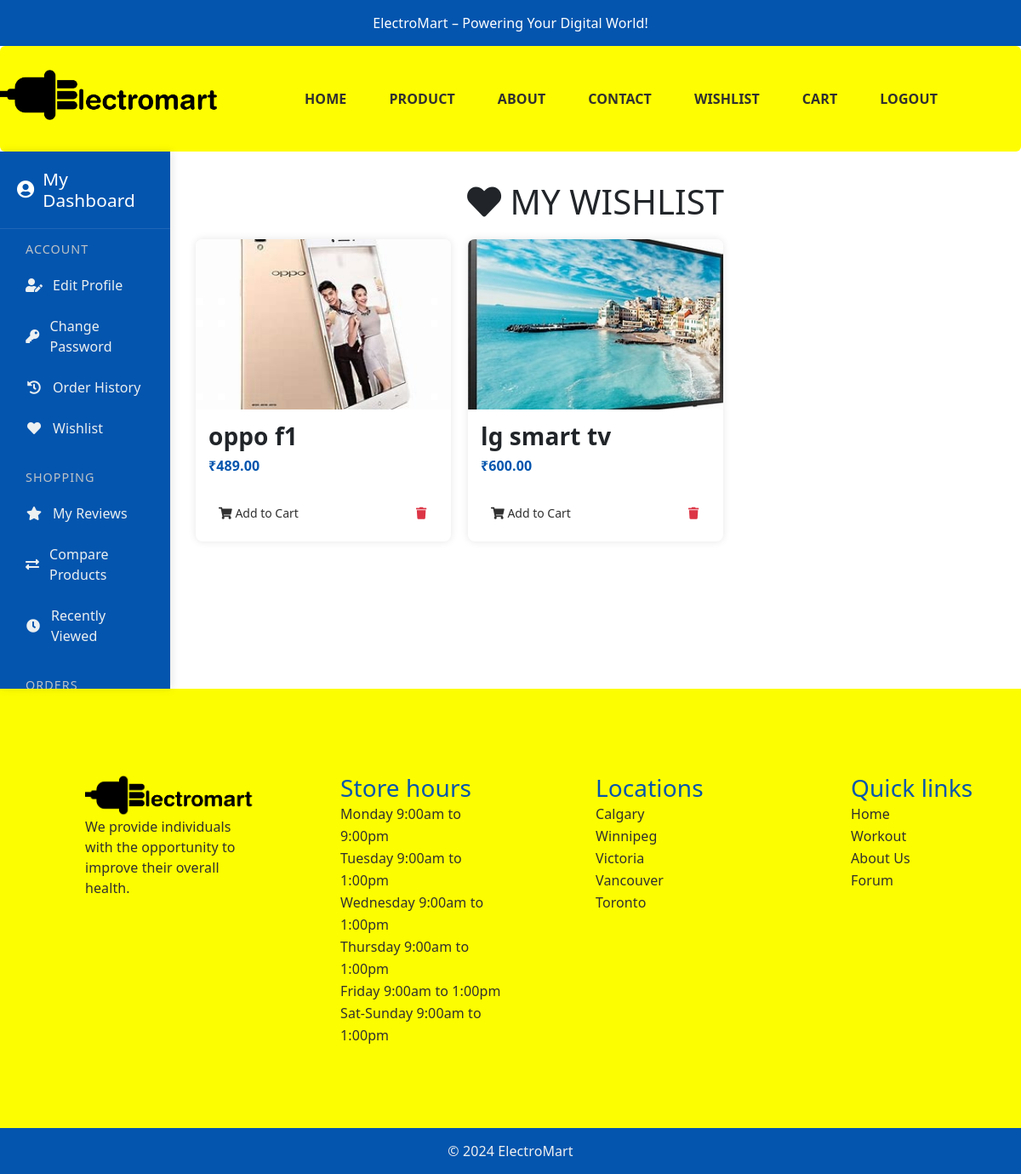
The page /customer/wishlist.php (signed in) on the database its author committed.
### tables this page shows
CREATE TABLE `wiselist` (
  `wlid` int(11) NOT NULL,
  `productid` int(11) NOT NULL,
  `customerid` int(11) NOT NULL,
  `created_at` timestamp NOT NULL DEFAULT current_timestamp() ON UPDATE current_timestamp()
);

CREATE TABLE `products` (
  `id` int(11) NOT NULL,
  `vendor_id` int(11) NOT NULL,
  `name` varchar(255) NOT NULL,
  `description` text DEFAULT NULL,
  `Features` varchar(255) NOT NULL,
  `price` decimal(10,2) NOT NULL,
  `category` int(11) DEFAULT NULL,
  `stock` int(11) DEFAULT 0,
  `image` varchar(255) DEFAULT NULL,
  `created_at` timestamp NOT NULL DEFAULT current_timestamp()
);

### customer/wishlist.php (the view, shortened to what this page needs)
<?php
include '../config/db.php';
$user_id = $_SESSION['user_id'] ?? 0;
$wishlist_items = [];
$stmt = $conn->prepare("SELECT p.*, w.* FROM wiselist w JOIN products p ON w.productid = p.id WHERE w.customerid = ?");
$stmt->bind_param("i", $user_id);
$stmt->execute();
$result = $stmt->get_result();
while ($row = $result->fetch_assoc()) {
    $wishlist_items[] = $row;
}
?>
<!DOCTYPE html>
<html lang="en">
<head>
    <link rel="stylesheet" href="public/css/stylesheet.css">
    <link rel="stylesheet" href="https://cdnjs.cloudflare.com/ajax/libs/font-awesome/5.15.4/css/all.min.css">
</head>
<body>
<?php include 'header.php'; ?>
<div class="profile-container">
    <?php include 'dashboard-sidebar.php'; ?>
    <main class="profile-main-content">
        <h1><i class="fas fa-heart"></i> My Wishlist</h1>
        <div class="wishlist-container">
            <?php if (count($wishlist_items) > 0): ?>
                <?php foreach ($wishlist_items as $item): ?>
                    <div class="wishlist-item">
                        <img src="../images/<?php echo $item['image']; ?>" alt="<?php echo $item['name']; ?>" class="wishlist-item-img">
                        <div class="wishlist-item-content">
                            <h3 class="wishlist-item-title"><?php echo $item['name']; ?></h3>
                            <div class="wishlist-item-price">₹<?php echo number_format($item['price'], 2); ?></div>
                            <div class="wishlist-item-actions d-flex justify-content-between mt-2">
                                <form method="POST" action="wishlist.php">
                                    <button type="submit" name="add_to_cart" class="btn btn-sm btn-outline-primary">
                                        <i class="fas fa-shopping-cart"></i> Add to Cart
                                    </button>
                                </form>
                                <button class="btn btn-sm btn-outline-danger remove-item" data-id="<?php echo $item['id']; ?>">
                                    <i class="fas fa-trash"></i>
                                </button>
                            </div>
                        </div>
                    </div>
                <?php endforeach; ?>
            <?php endif; ?>
        </div>
    </main>
</div>
<?php include 'footer.php'; ?>
</body>
</html>

### rows shown on the page
wiselist: productid.image (picture), productid.name "oppo f1", productid.price "489.00"
wiselist: productid.image (picture), productid.name "lg smart tv", productid.price "600.00"
